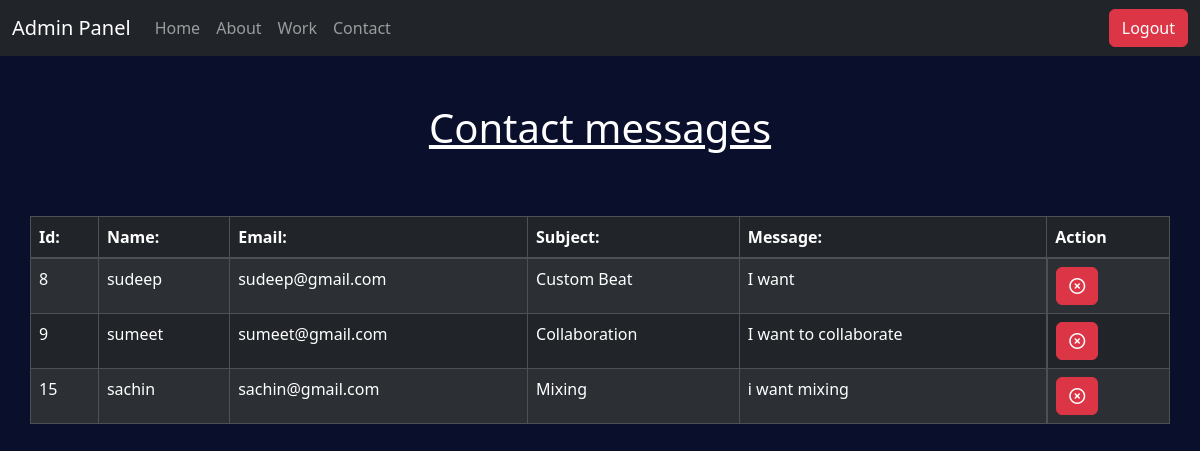
Screenshot of /contact_page with the database file from the repository.
### skapp/models.py (models this page shows)
class contact(models.Model):
    name = models.CharField(max_length=200, null=True)
    email = models.CharField(max_length=200, null=True)
    subject = models.CharField(max_length=200, null=True)
    message = models.CharField(max_length=200, null=True)

### skapp/views.py (the view)
# urls.py: path('contact_page',views.contact_page,name="contact_page"),
def contact_page(request):
    contact_list=contact.objects.all()
    return render(request,'admin pages/contact_page.html',{'contact_list':contact_list})

### templates/admin pages/contact_page.html (shortened to what this page needs)
{% extends 'admin_layout.html' %}
{% block admin %}
<div class="container">
    <div class="row">
        <center><h1 class=" text-decoration-underline my-5 head">Contact messages</h1></center>
        <table class="table table-striped table-hover table-bordered from">
            <thead class="table-dark">
                <tr>
                    <th>Id:</th>
                    <th>Name:</th>
                    <th>Email:</th>
                    <th>Subject:</th>
                    <th>Message:</th>
                    <th>Action</th>
                </tr>
            </thead>
            <tbody class="table-group-divider table-dark">
                {% for d in contact_list %}
                <tr>
                    <td>{{d.id}}</td>
                    <td>{{d.name}}</td>
                    <td>{{d.email}}</td>
                    <td>{{d.subject}}</td>
                    <td>{{d.message}}</td>
                    <td class="d-flex">
                        <form action="delete_contact" method="post">
                            <button class="btn btn-danger me-2" type="submit"><i class="fa-regular fa-circle-xmark"></i></button>
                        </form>
                    </td>
                </tr>
                {% endfor %}
            </tbody>
        </table>
    </div>
</div>
{% endblock %}

### static/css/work.css (style rules this page uses)
h1 { text-align: center; font-size: 2.5em; margin-bottom: 40px; }

### rows the page displays
contact: id "8", name "sudeep", email "sudeep@gmail.com", subject "Custom Beat", message "I want"
contact: id "9", name "sumeet", email "sumeet@gmail.com", subject "Collaboration", message "I want to collaborate"
contact: id "15", name "sachin", email "sachin@gmail.com", subject "Mixing", message "i want mixing"
